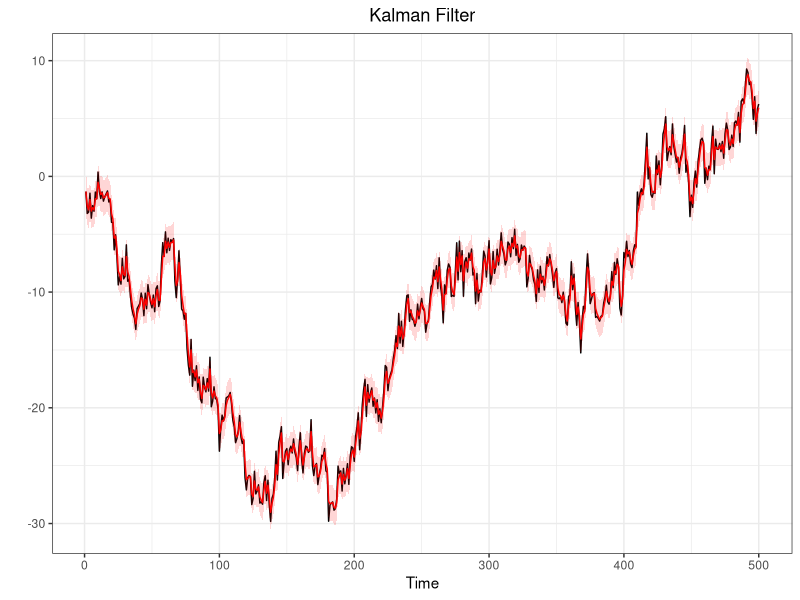
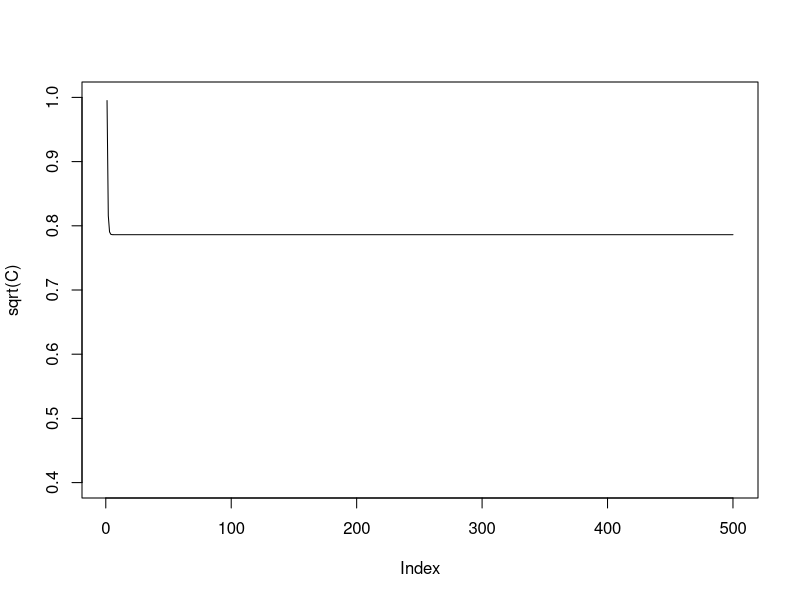

Write R code to recreate these figures, in order. (Note: this script raises an error after producing the figures.)
#@@@@@@@@@@@@@@@@@@@@##
#   SMC: FILTERING    #
#@@@@@@@@@@@@@@@@@@@@##
library(ggplot2)
q025=function(x){quantile(x,0.025)}
q975=function(x){quantile(x,0.975)}


#Generate a random walk plus noise
#---------------------------------
#n = sample dim
#sigma = obs noise variance
#tau = state noise variance
#x0 = init state

dlm.sim = function(n,sigma,tau,x0){
  x    = rep(0,n)  #state process
  y    = rep(0,n)  #obs process
  x[1] = rnorm(1,x0,tau)
  y[1] = rnorm(1,x[1],sigma)
  for (t in 2:n){
    x[t] = rnorm(1,x[t-1],tau)
    y[t] = rnorm(1,x[t],sigma)
  }
  return(list(x=x,y=y))
}

#Filtering, using data
#---------------------
#y = observed data

DLM<-function(data,sig2,tau2,m0,C0,smooth){
  n  = length(data)
  m  = rep(0,n)
  C  = rep(0,n)
  s = rep(0,n)
  S = rep(0,n)
  B  = rep(0,n-1)
  for (t in 1:n){
    if (t==1){
      a = m0
      R = C0 + tau2
    }else{
      a = m[t-1]
      R = C[t-1] + tau2
    }
    A = R/(R+sig2)
    m[t] = (1-A)*a + A*y[t]
    C[t] = A*sig2
    B[t-1] = C[t]/(C[t]+tau2)
  }
  s[n] = m[n]
  S[n] = C[n]
  for (t in (n-1):1){
    s[t] = (1-B[t])*m[t]+B[t]*s[t+1]
    S[t] = (1-B[t])*C[t]+B[t]^2*S[t+1]
  }
  return(list(m=m,C=C,s=s,S=S))
}


#Generate a random walk plus noise
#---------------------------------
n=500
tau2=1
sigma2=1
sigma=sqrt(sigma2)
tau=sqrt(tau2)
x0=0

sim<-dlm.sim(n,sigma,tau,x0)
y<-sim$y
x<-sim$x

#Kalman Filter
#-------------
m0=0
C0=100
filtval<-DLM(y,sigma2,tau2,m0,C0)
m<-filtval$m
C<-filtval$C
Low = m + qnorm(0.025)*sqrt(C)
Up = m + qnorm(0.975)*sqrt(C)

#Put everything in a data frate (for ggplot)
timeframe<-c(1:length(y))
DLM.df<-data.frame(timeframe,y,x,m,C,Low,Up)

#Plots (observetions in black and filtered states in red)
ggplot(DLM.df,aes(x=timeframe))+
  geom_line(aes(y=y))+
  geom_line(aes(y=m),col="red")+
  geom_ribbon(aes(ymin = Low, ymax = Up),
              fill="red",alpha=0.16) +
  labs(x="Time",
       y="")+
  ggtitle("Kalman Filter")+
  theme_bw()+
  theme(plot.title = element_text(hjust = 0.5))

#Sequential Importance Sampling
#------------------------------
#This function produce sequential importance samples
#for Space state model that have linear gaussian state process
#y=data
#N=n°sample produced
#m0,c0,tau and sigma specified as above
#It returns xs,ws and ess which are respectively the filtered states
#the relative weight and the effective sample size for any period.

SISfun<-function(data,N,m0,C0,tau,sigma,smooth){
  xs<-NULL
  ws<-NULL
  ess<-NULL
  x  = rnorm(N,m0,sqrt(C0))
  w  = rep(1/N,N)
  for(t in 1:length(data)){
    x    = rnorm(N,x,tau)                   #sample from N(x_{0},tau)
    w    = w*dnorm(data[t],x,sigma)         #update weight
    xs = rbind(xs,x)
    ws = rbind(ws,w)
    
    wnorm= w/sum(w)                         #normalized weight
    ESS  = 1/sum(wnorm^2)                   #effective sample size
    
    ess =rbind(ess,ESS)
  }
  
  if(smooth){
    xb = matrix(0,n,N)
    for (j in 1:N){
      xb[n,j] = xs[n,j]
      for (t in (n-1):1){
        w = dnorm(xb[t+1,j],xs[t,],tau)
        w = w/sum(w)
        xb[t,j] = sample(xs[t,],size=1,prob=w)
      }
    }
    return(list(xs=xs,ws=ws,ess=ess,xb=xb))
  }else{}
  
  return(list(xs=xs,ws=ws,ess=ess))
}

#Nota: il SIS così costruito (Chopin-Papastiliopoluos) 
#ha problemi con i pesi infatti wnorm dopo un po di iteraioni 
#è un vettore (0,0,...,0,1) dopodichè da errore

#Sequential Importance Sampling with Resampling
#----------------------------------------------
SISRfun<-function(data,N,m0,C0,tau,sigma,smooth){
  if(missing(smooth)){smooth=F}
  ws  = NULL
  xs  = NULL
  ess = NULL
  x   = rnorm(N,m0,sqrt(C0))
  w   = rep(1/N,N)
  n   = length(data)
  for (t in 1:n){
    x1  = rnorm(N,x,tau)
    w1   = w*dnorm(data[t],x1,sigma)
    x   = sample(x1,size=N,replace=T,prob=w1)
    w   = rep(1/N,N)
    
    xs  = rbind(xs,x)
    ws  = rbind(ws,w)
    
    wnorm   = w/sum(w)
    ESS = 1/sum(wnorm^2)
    ess = c(ess,ESS)
  }
  if(smooth){
    xb = matrix(0,n,N)
    for (j in 1:N){
      xb[n,j] = xs[n,j]
      for (t in (n-1):1){
        w = dnorm(xb[t+1,j],xs[t,],tau)
        w = w/sum(w)
        xb[t,j] = sample(xs[t,],size=1,prob=w)
      }
    }
    return(list(xs=xs,ws=ws,ess=ess,xb=xb))
  }else{}
  
  return(list(xs=xs,ws=ws,ess=ess))
}

#Particle Filter
#---------------
PFfun<-function(data,N,m0,C0,tau,sigma){
  xs<-NULL
  ws<-NULL
  ess<-NULL
  x  = rnorm(N,m0,sqrt(C0))
  w  = rep(1/N,N)
   
  for(t in 1:length(data)){
    
    x<-rnorm(N,x,tau)
    w1<-w*dnorm(data[t],x,sigma)
    
    w = w1/sum(w1)
    ESS  = 1/sum(w^2)
    
    if(ESS<(N/2)){
      index<-sample(N,size=N,replace=T,prob=w)
      x<-x[index]
      w<-rep(1/N,N)
    }else{}
    
    xs = rbind(xs,x)
    ws = rbind(ws,w)
    ess =rbind(ess,ESS)
  }
  return(list(xs=xs,ws=ws,ess=ess))
}



#Guided Particle Filter
#----------------------
GPFfun<-function(data,N,m0,C0,tau,sigma){
  xs<-NULL
  ws<-NULL
  ess<-NULL
  x  = rnorm(N,m0,sqrt(C0))
  w  = rep(1/N,N)
  
  for(t in 1:length(data)){
    
    xprev<-x
    x<-rnorm(N,x,tau)
    w1<-w*dnorm(data[t],x,sigma)*dnorm(x,xprev,tau)*I(x>0)/dnorm(x,xprev,tau)
    
    w = w1/sum(w1)
    ESS  = 1/sum(w^2)
    
    if(ESS<(N/2)){
      index<-sample(N,size=N,replace=T,prob=w)
      x<-x[index]
      w<-rep(1/N,N)
    }else{}
    
    xs = rbind(xs,x)
    ws = rbind(ws,w)
    ess =rbind(ess,ESS)
  }
  return(list(xs=xs,ws=ws,ess=ess))
}

a<-PFfun(y,1000,0,100,1,1)
s<-sample(a$xs[200,],replace=T,prob=a$ws[200,])
#
#
#Guided Particle Filter
#----------------------
GPFfun<-function(data,N,m0,C0,tau,sigma){
  xs<-NULL
  ws<-NULL
  ess<-NULL
  x  = rnorm(N,m0,sqrt(C0))
  w  = rep(1/N,N)
  
  for(t in 1:length(data)){
    
    xprev<-x
    x<-rnorm(N,x,tau)
    w1<-w*dnorm(data[t],x,sigma)*dunif(x,xprev,xprev+10)/dnorm(x,xprev,tau)
    
    w = w1/sum(w1)
    ESS  = 1/sum(w^2)
    
    if(ESS<(N/2)){
      index<-sample(N,size=N,replace=T,prob=w)
      x<-x[index]
      w<-rep(1/N,N)
    }else{}
    
    xs = rbind(xs,x)
    ws = rbind(ws,w)
    ess =rbind(ess,ESS)
  }
  return(list(xs=xs,ws=ws,ess=ess))
}






#Auxiliary Particle Filter (ESS-based resampling)
#------------------------------------------------
APFfun<-function(data,N,m0,C0,tau,sigma){
  xs<-NULL
  ws<-NULL
  ess<-NULL
  x  = rnorm(N,m0,sqrt(C0))
  w  = rep(1/N,N)
  
  for(t in 1:length(data)){
    
    weight = w*dnorm(data[t],x,sigma)
    k   = sample(1:N,size=N,replace=TRUE,prob=weight)
    x1   = rnorm(N,x[k],tau)
    lw  = dnorm(data[t],x1,sigma,log=TRUE)-dnorm(data[t],x[k],sigma,log=TRUE)
    w   = exp(lw)
    w   = w/sum(w)
    ESS  = 1/sum(w^2)
    
    if(ESS<(N/2)){
      index<-sample(N,size=N,replace=T,prob=w)
      x1<-x1[index]
      w<-rep(1/N,N)
    }else{}
    
    x <- x1
    xs = rbind(xs,x)
    ws = rbind(ws,w)
    ess =rbind(ess,ESS)
    
  }
  return(list(xs=xs,ws=ws,ess=ess))
}

#APF no ESS based resampling
#---------------------------
NAMEfun<-function(data,N,m0,C0,tau,sigma,smooth){
  if(missing(smooth)){smooth=F}
  ws  = NULL
  xs  = NULL
  ess = NULL
  x   = rnorm(N,m0,sqrt(C0))
  w   = rep(1/N,N)
  for (t in 1:n){
    w0  = w*dnorm(data[t],x,sigma)
    k   = sample(1:N,size=N,replace=TRUE,prob=w0)
    x1  = rnorm(N,x[k],tau)
    lw  = dnorm(data[t],x1,sigma,log=TRUE)-dnorm(data[t],x[k],sigma,log=TRUE)
    w   = exp(lw-max(lw))
    w   = w/sum(w)
    ESS = 1/sum(w^2)
    x   = sample(x1,size=N,replace=T,prob=w)
    xs  = rbind(xs,x)
    ws  = rbind(ws,w/sum(w))
    ess = c(ess,ESS)
  }
  
  if(smooth){
    xb = matrix(0,n,N)
    for (j in 1:N){
      xb[n,j] = xs[n,j]
      for (t in (n-1):1){
        w = dnorm(xb[t+1,j],xs[t,],tau)
        w = w/sum(w)
        xb[t,j] = sample(xs[t,],size=1,prob=w)
      }
    }
    return(list(xs=xs,ws=ws,ess=ess,xb=xb))
  }else{}
  
  return(list(xs=xs,ws=ws,ess=ess))
}

# Liu and West filter
# -------------------
set.seed(8642)
N      = 10

LWfun<-function(data,N,m0,C0,v0,V0,w0,W0,delta){
  
  xs     = rnorm(N,m0,sqrt(C0))
  pars   = cbind(rgamma(N,v0,V0),rgamma(N,w0,W0))
  #pars   = cbind(runif(N,0,10),runif(N,0,10))
  a      = (3*delta-1)/(2*delta)
  h2     = 1-a^2
  parss  = array(0,c(N,2,n))
  xss    = NULL
  ws     = NULL
  ESS    = NULL
  w      = rep(1/N,N)
  for (t in 1:length(data)){
    meanV = weighted.mean(pars[,1],w)
    varV  = weighted.mean((pars[,1]-meanV)^2,w)
    meanW = weighted.mean(pars[,2],w)
    varW  = weighted.mean((pars[,2]-meanW)^2,w)
    
    muV = a*pars[,1]+(1-a)*meanV
    sigma2V = (1-a^2)*varV
    alphaV = muV^2/sigma2V
    betaV = muV/sigma2V
    
    muW = a*pars[,1]+(1-a)*meanW
    sigma2W = (1-a^2)*varW
    alphaW = muW^2/sigma2W
    betaW = muW/sigma2W
    
    weight      = w*dnorm(data[t],xs,sqrt(muV))
    k           = sample(1:N,size=N,replace=T,prob=weight)
    
    pars[,1]<-rgamma(N,shape=alphaV[k],rate=betaV[k])
    pars[,2]<-rgamma(N,shape=alphaW[k],rate=betaW[k])
    
    xsprevious<-xs[k]
    xs = rnorm(N,xs[k],sqrt(pars[,2]))
    
    w           = exp(dnorm( data[t],xs,sqrt(pars[,1]),log=T)-
                        dnorm( data[t],xsprevious,sqrt(muV[k]),log=T))
    w           = w/sum(w)
    ESS         = 1/sum(w^2)
    
    if(ESS<(N/2)){
      index<-sample(N,size=N,replace=T,prob=w)
      xs<-xs[index]
      pars<-pars[index,]
      w<-rep(1/N,N)
    }else{
      xs<-xs
      pars<-pars
    }
    
    
    xss         = rbind(xss,xs)
    parss[,,t]  = pars 
    ws          = rbind(ws,w)
  }
  return(list(xss=xss,parss=parss,ws=ws))
}




#.................................................
#Filtervalues is a function that computes the mean
#and the variance of a SISR already estimated (post estimation command)
Filtervalues<-function(fun){
  xhat<-sapply(1:n,function(i)
    weighted.mean(fun$xs[i,],fun$ws[i,]))
  sdhat<-sapply(1:n,function(i)
    sqrt(weighted.mean((fun$xs[i,]-xhat[i])^2,fun$ws[i,])))
  
  return(list(mean=xhat,sd=sdhat))
  
}
#Example of Comparison (do in GGPLOT if possible)
N<-1000
h<-SISRfun(y,N,m0,C0,tau,sigma)
Var<-Filtervalues(h)$var
plot(sqrt(C),type="l",ylim=c(0.4,1))
par(new=T)
plot(Var,type="l",col="red",ylim=c(0.4,1))

#Filterplot is a function similar to Filtervalues 
#returning plots of median and quantiles
Filterplot<-function(data,fun,title){
  require(ggplot2)
  mx = apply(fun$xs,1,median)
  lx = apply(fun$xs,1,q025)
  ux = apply(fun$xs,1,q975)
  
  timeframe<-c(1:length(data))
  df<-data.frame(timeframe,data,mx,lx,ux)
  
  ggplot(df,aes(x=timeframe))+
    geom_line(aes(y=data))+
    geom_line(aes(y=mx),col="red")+
    geom_ribbon(aes(ymin = lx, ymax = ux),
                fill="red",alpha=0.16) +
    labs(x="Time",
         y="")+
    ggtitle(title)+
    theme_bw()+
    theme(plot.title = element_text(hjust = 0.5))
}

Smoothplot<-function(data,fun,title){
  require(ggplot2)
  mx = apply(fun$xb,1,median)
  lx = apply(fun$xb,1,q025)
  ux = apply(fun$xb,1,q975)
  
  timeframe<-c(1:length(data))
  df<-data.frame(timeframe,data,mx,lx,ux)
  
  ggplot(df,aes(x=timeframe))+
    geom_line(aes(y=data))+
    geom_line(aes(y=mx),col="blue")+
    geom_ribbon(aes(ymin = lx, ymax = ux),
                fill="red",alpha=0.16) +
    labs(x="Time",
         y="")+
    ggtitle(title)+
    theme_bw()+
    theme(plot.title = element_text(hjust = 0.5))
  
}


